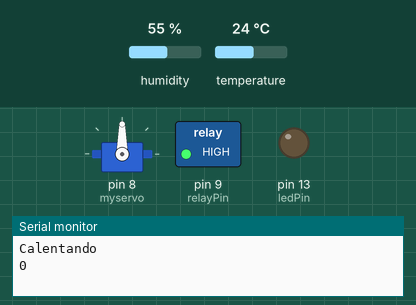
Recording of a sketch running on a simulated Arduino Uno, built with avr-gcc and run on an emulated ATmega328P. On the bench: servo, switched loads named in the sketch (green lamp = pin HIGH), output pins drawn as LEDs (lit = HIGH), the last lines printed to the serial monitor. Inputs (shaded band) come from the test bench; at power-on: temperature 24 °C, humidity 55 %.

Above: at 2.8 s.
2.9 s: temperature set to 37 °C
5.6 s: temperature set to 40 °C
At 6.7 s:
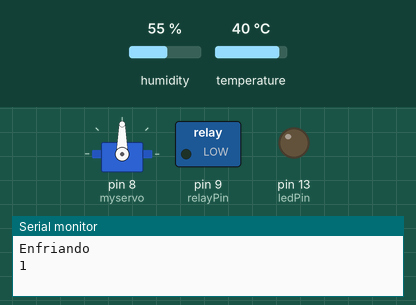
8.3 s: temperature set to 12 °C
At 10.9 s:
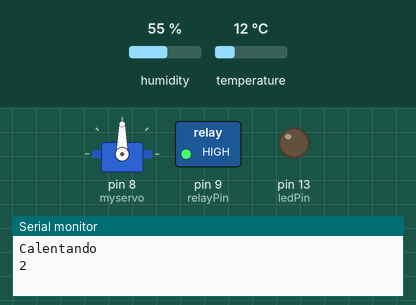
11.6 s: temperature set to 41 °C
At 13.5 s:
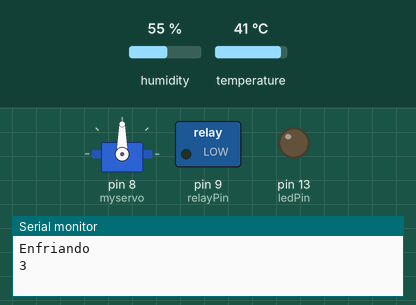
Timing chart, 0 to 15.0 s (numbered marks = the images above; inputs shaded):
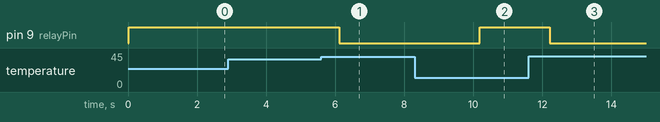

The sketch:

incubadoradht11.ino
```cpp
#include "DHT.h"

#define DHTPIN 2     // what digital pin we're connected to
#include <Servo.h>

Servo myservo;  // create servo object to control a servo

// Uncomment whatever type you're using!
#define DHTTYPE DHT11   // DHT 22  (AM2302), AM2321
DHT dht(DHTPIN, DHTTYPE);
const int ledPin =  LED_BUILTIN;// the number of the LED pin
const int relayPin =  9;// the number of the LED pin
unsigned long previousMillis = 0;        // will store last time LED was updated
// Variables will change:
int ledState = LOW;             // ledState used to set the LED

// constants won't change:
const float interval = 3600000;           // interval at which to blink (milliseconds)

void setup() {
  Serial.begin(115200);
  dht.begin();
  pinMode(ledPin, OUTPUT);
  pinMode(relayPin, OUTPUT);
  myservo.attach(8);  // attaches the servo on pin 9 to the servo object
}

void loop() {
  Serial.println("Sniper Technology");
  unsigned long currentMillis = millis();
  float h = dht.readHumidity();
  // Read temperature as Celsius (the default)
  float t = dht.readTemperature();
  // Read temperature as Fahrenheit (isFahrenheit = true)
  float f = dht.readTemperature(true);

  // Check if any reads failed and exit early (to try again).
  if (isnan(h) || isnan(t) || isnan(f)) {
    Serial.println("Failed to read from DHT sensor!");
    return;
  }

  // Compute heat index in Fahrenheit (the default)
  float hif = dht.computeHeatIndex(f, h);
  // Compute heat index in Celsius (isFahreheit = false)
  float hic = dht.computeHeatIndex(t, h, false);

  Serial.print("Humidity: ");
  Serial.print(100-h);
  Serial.print(" %\t");
  Serial.print("Temperature: ");
  Serial.print(t);
  Serial.print(" *C ");
  Serial.print(f);
  Serial.print(" *F\t");
  Serial.print("Heat index: ");
  Serial.print(hic);
  Serial.print(" *C ");
  Serial.print(hif);
  Serial.println(" *F");
  if (t<37.2) {
    //digitalWrite(ledPin, HIGH);
    digitalWrite(relayPin, HIGH);
    Serial.println("Calentando");
  }
  if (t>38.0) {
    //digitalWrite(ledPin, LOW);
    digitalWrite(relayPin, LOW);
    Serial.println("Enfriando");
  }
  if (currentMillis - previousMillis >= interval) {
    // save the last time you blinked the LED
    previousMillis = currentMillis;

    // if the LED is off turn it on and vice-versa:
    if (ledState == LOW) {
      ledState = HIGH;
      myservo.write(30);                  // sets the servo position according to the scaled value
    } else {
      ledState = LOW;
      myservo.write(150);                  // sets the servo position according to the scaled value
    }

    // set the LED with the ledState of the variable:
    digitalWrite(ledPin, ledState);
  }
  Serial.println((currentMillis - previousMillis)/60/60);


  delay(1000);  // delay de un segundo
}
```

Measured:
- the behaviour switches between 38 and 39 °C on temperature (found by bisection; images 0 and 1)
- after the input at 5.6 s, pin 9 (relayPin): HIGH → LOW after 0.52 s
- after the input at 8.3 s, pin 9 (relayPin): LOW → HIGH after 1.9 s
- after the input at 11.6 s, pin 9 (relayPin): HIGH → LOW after 0.61 s
